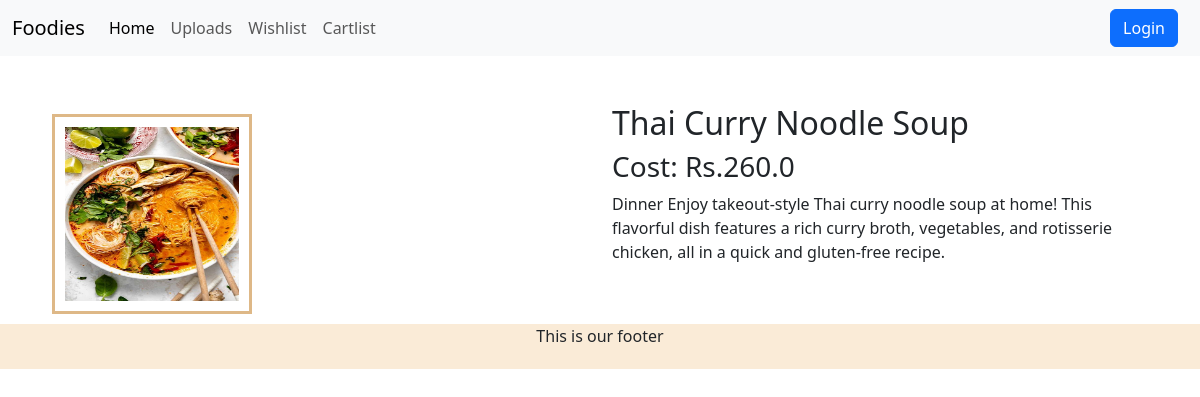
Screenshot of /Product/1 with the database file from the repository.
### Homepage/models.py (models this page shows, shortened)
class FoodImages(models.Model):
    name=models.CharField(max_length=100)
    category = models.TextField()
    cost = models.FloatField()
    images=models.ImageField(upload_to="foodImages/")
    updated = models.DateTimeField(auto_now=True) #updates the filed valuee everytime the instance is saved(to track ur database)
    created = models.DateTimeField(auto_now_add=True)#sets the value when instance is created

### Homepage/views.py (the view)
# urls.py: path('Product/<int:id>',views.product_view,name="Product"),
def product_view(request,id):
    product=get_object_or_404(FoodImages,id=id)
    review_obj = FoodReview.objects.filter(product=product)
    return render(request,"Product.html",{'product':product,"review_obj":review_obj})

### template/Product.html (shortened to what this page needs)
{% extends "main.html"%}
{% block body_block %}
<div class="container mt-5">
    <div class="row">
        <div class="col -md-6">
            <img src="{{product.images.url}}" alt="image" class="img-fluid product-img"/>
        </div>
        <div class="col -md-6">
            <h2>{{product.name}}</h2>
            <h3>Cost: Rs.{{product.cost}}</h3>
            <p>{{product.category}}</p>
        </div>
    </div>
</div>
{% endblock %}

### template/main.html (style rules this page uses)
.product-img { width:200px; height:200px; padding:10px; border:burlywood solid; margin:10px; }

### rows the page displays
FoodImages: images (picture), name "Thai Curry Noodle Soup", cost "260.0", category "Dinner Enjoy takeout-style Thai curry noodle soup at home! This flavorful dish features a rich curry broth, vegetables, and rotisserie chicken, all in a quick and gluten-free recipe."
